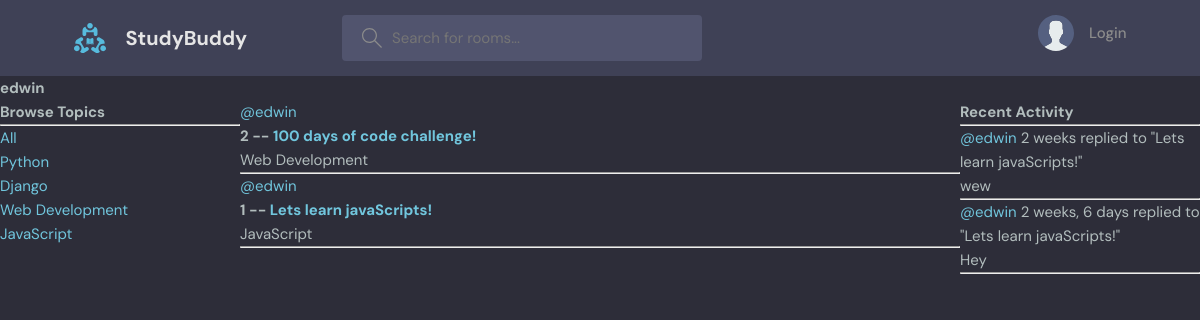
Before: /profile/1/ with the older database file.
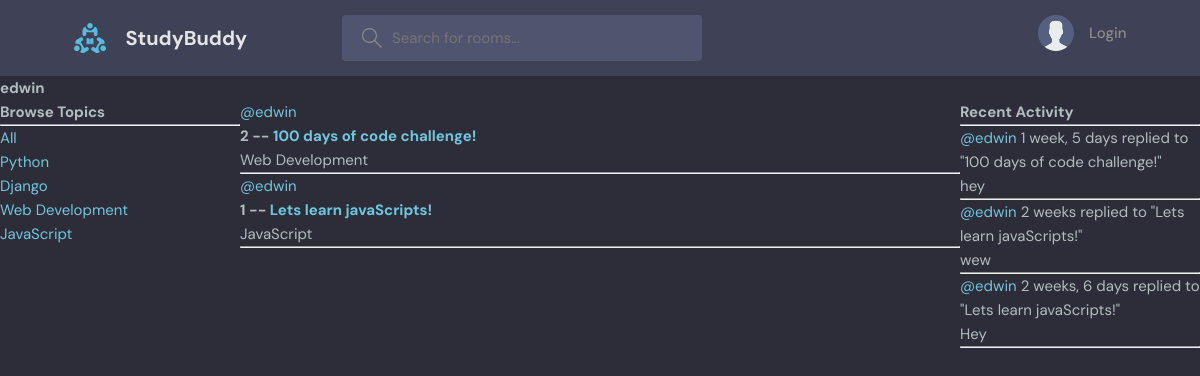
After: the same page with the newer database file.
### base/models.py (models this page shows, shortened)
class Topic(models.Model):
    name = models.CharField(max_length=200)

class Room(models.Model):
    host = models.ForeignKey(User, on_delete=models.SET_NULL, null=True)
    topic = models.ForeignKey(Topic, on_delete=models.SET_NULL, null=True)
    name =  models.CharField(max_length=200)
    description = models.TextField(null=True, blank=True)
    participants = models.ManyToManyField(
        User, related_name='participants', blank=True)
    updated = models.DateTimeField(auto_now=True)
    created = models.DateTimeField(auto_now_add=True)
    class Meta:
        ordering = ['-updated', '-created']
    def __str__(self):
        return self.name

class Message(models.Model):
    user = models.ForeignKey(User, on_delete=models.CASCADE)
    room = models.ForeignKey(Room, on_delete=models.CASCADE)
    body = models.TextField()
    updated = models.DateTimeField(auto_now=True)
    created = models.DateTimeField(auto_now_add=True)
    class Meta:
        ordering = ['-updated', '-created']
    def __str__(self):
        return self.body[0:50]

### base/views.py (the view)
# urls.py: path("profile/<str:pk>/", views.userProfile, name="user-profile"),
def userProfile(request, pk):
    user = User.objects.get(id=pk)
    rooms = user.room_set.all()
    room_messages = user.message_set.all()
    topics = Topic.objects.all()
    context = {"user": user, "rooms": rooms, "room_messages": room_messages, "topics": topics}
    return render(request, "base/profile.html", context)

### base/templates/base/profile.html (shortened to what this page needs)
{% extends "main.html" %}
{% block content %}
<h1>{{user.username}}</h1>
<div class="profile-container">
    <div>
        {% include "base/topics_component.html" %}
    </div>
    <div>
        {% include "base/feed_component.html" %}
    </div>
    <div>
        {% include "base/activity_component.html" %}
    </div>
</div>
{% endblock %}

### base/templates/base/topics_component.html
<h3>Browse Topics</h3>
<hr>
<div>
    <a href="{% url "home" %}">All</a>
</div>
{% for topic in topics %}
    <div>
        <a href="{% url "home" %}?q={{topic.name}}">{{topic.name}}</a>
    </div>
{% endfor %}

### base/templates/base/feed_component.html (shortened to what this page needs)
<div>
{% for room in rooms %}
<div>
    <a href="{% url "user-profile" room.host.id %}">@{{room.host.username}}</a>
    <h5>
        {{room.id}} -- <a href='{% url "room" room.id %}'>{{room.name}}</a>
    </h5>
    <small>{{room.topic.name}}</small>
    <hr>
</div>
{% endfor %}
</div>

### base/templates/base/activity_component.html (shortened to what this page needs)
<h3>Recent Activity</h3>
<hr>
{% for message in room_messages %}
    <div>
        <small><a href="{% url "user-profile" message.id %}">@{{message.user}}</a>  {{message.created|timesince}}</small>
        <small>replied to "{{message.room}}"</small>
        <p>{{message}}</p>
        <hr>
    </div>
{% endfor %}

Changed rows visible on the page:
added Message: user "edwin", created "1 week, 5 days", room "100 days of code challenge!", body "hey"
